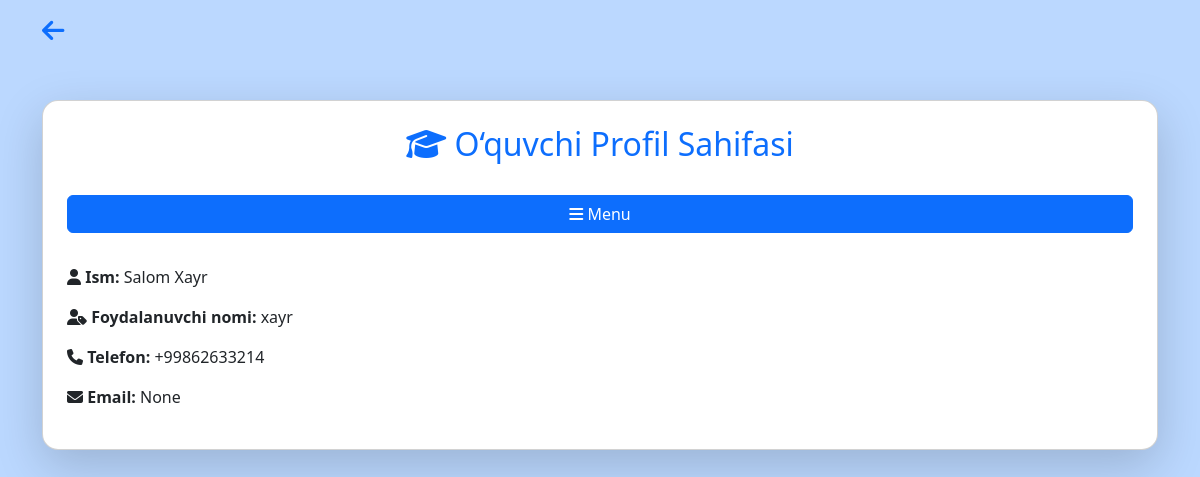
/users/student/ (signed in), run on the app's committed database.
### accounts/models.py (models this page shows, shortened)
class CustomUser(AbstractBaseUser, PermissionsMixin):
    ROLE_CHOICES = (
        ('admin', 'Admin'),
        ('teacher', 'O‘qituvchi'),
        ('student', 'O‘quvchi'),
    )
    username = models.CharField(
        max_length=150,
        unique=True
    )
    email = models.EmailField(
        unique=True,
        null=True,
        blank=True
    )
    phone = models.CharField(
        max_length=15,
        unique=True
    )
    first_name = models.CharField(
        max_length=100
    )
    last_name = models.CharField(
        max_length=100
    )
    profile_image = models.ImageField(
        upload_to='media/',
        blank=True,
        null=True
    )
    role = models.CharField(
        max_length=10,
        choices=ROLE_CHOICES,
        default='student'
    )
    is_active = models.BooleanField(
        default=True
    )
    is_staff = models.BooleanField(
        default=False
    )
    date_joined = models.DateTimeField(
        default=timezone.now
    )
    nanocoin = models.PositiveIntegerField(
        default=0,
        help_text="Student coin balansi"
    )
    cash_balance = models.PositiveIntegerField(
        default=0,
        help_text="Student pul balansi (so‘m)"
    )
    telegram_chat_id = models.BigIntegerField(
        null=True,
        blank=True
    )
    objects = CustomUserManager()
    USERNAME_FIELD = 'username'
    REQUIRED_FIELDS = ['phone', 'first_name', 'last_name']

### users/views.py (the view, shortened to what this page needs)
# urls.py: path('student/', views.student_index, name='student_index'),
@login_required
@user_passes_test(is_student)
def student_index(request):
    student = request.user
    today = date.today()
    week_start = today - timedelta(days=today.weekday())
    month_start = today.replace(day=1)
    student_group = (
        Group.objects.filter(students=student)
        .select_related('teacher')
        .first()
    )
    notifications = Notification.objects.filter(student=student)
    all_attendance = Attendance.objects.filter(student=student).order_by('-date')
    weekly_present = sum(1 for a in all_attendance if a.date >= week_start and a.status == 'present')
    weekly_total   = sum(1 for a in all_attendance if a.date >= week_start)
    monthly_present = sum(1 for a in all_attendance if a.date >= month_start and a.status == 'present')
    monthly_total   = sum(1 for a in all_attendance if a.date >= month_start)
    coin_tx = NanoCoinTransaction.objects.filter(student=student).order_by('-created_at')
    earned_total = (
        NanoCoinTransaction.objects.filter(student=student, amount__gt=0)
        .aggregate(total=Sum("amount"))['total'] or 0
    )
    cash_total = (
        CashTransaction.objects.filter(student=student, amount__gt=0)
        .aggregate(total=Sum("amount"))['total'] or 0
    )
    assigned_tests = StudentTest.objects.filter(student=student)
    active_tests = assigned_tests.filter(is_active=True)
    test_results = assigned_tests.filter(is_completed=True).order_by('-completed_at')
    context = {
        "student": student,
        "student_group": student_group,
        "notifications": notifications,
        "weekly_present": weekly_present,
        "weekly_total": weekly_total,
        "monthly_present": monthly_present,
        "monthly_total": monthly_total,
        "attendances": all_attendance,
        "coin_tx": coin_tx,
        "earned_total": earned_total,
        "cash_total": cash_total,
        "nanocoin": student.nanocoin,
        "cash_balance": student.cash_balance,
        "assigned_tests": active_tests,
        "test_results": test_results,
    }
    return render(request, "accounts/student_index.html", context)

### users/views.py (called while the page is built)
def is_student(user):
    return user.is_authenticated and user.role == "student"

### templates/accounts/student_index.html (shortened to what this page needs)
{% load static %}
<!DOCTYPE html>
<html lang="uz">
<head>
  <link href="https://cdn.jsdelivr.net/npm/bootstrap@5.3.3/dist/css/bootstrap.min.css" rel="stylesheet">
  <link href="https://cdnjs.cloudflare.com/ajax/libs/font-awesome/6.5.1/css/all.min.css" rel="stylesheet">
</head>
<body class="bg-light" style=" background-color: #bbd8ff !important;">
  <a href="/" class="ortga-qaytish">
    <i class="fa fa-arrow-left"></i>
  </a>
  <div class="container mt-5 mb-4">
    <div class="card shadow-lg rounded-4 p-4">
      <h2 class="text-center text-primary mb-4"><i class="fa fa-graduation-cap"></i> O‘quvchi Profil Sahifasi</h2>
<button class="btn btn-primary my-2" type="button" data-bs-toggle="collapse" data-bs-target="#tabsCard" aria-expanded="false" aria-controls="tabsCard">
  <i class="fa fa-bars"></i> Menu
</button>
      <div class="tab-content mt-4" id="profileTabsContent">
        <div class="tab-pane fade show active" id="info">
          <p><i class="fa fa-user"></i> <strong>Ism:</strong> {{ request.user.first_name }} {{ request.user.last_name }}
          </p>
          <p><i class="fa fa-user-tag"></i> <strong>Foydalanuvchi nomi:</strong> {{ request.user.username }}</p>
          <p><i class="fa fa-phone"></i> <strong>Telefon:</strong> {{ request.user.phone }}</p>
          <p><i class="fa fa-envelope"></i> <strong>Email:</strong> {{ request.user.email }}</p>
        </div>
      </div>
    </div>
  </div>
</body>
</html>

### templates/accounts/student_index.html (style rules this page uses)
.ortga-qaytish { margin-top: 10px !important; margin-left: 30px !important; display: inline-flex; align-items: center; justify-content: center; text-decoration: none; color: #0d6efd; border-radius: 8px; padding: 8px 12px; font-size: 1.6rem; transition: all 0.3s ease; }

### data on the page
CustomUser: user.first_name "Salom", user.last_name "Xayr", user.username "xayr", user.phone "+99862633214", user.email "None"
